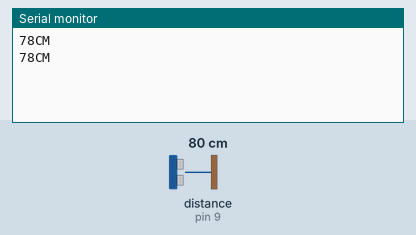
A sketch run on a simulated Arduino Uno, built with avr-gcc and run on an emulated ATmega328P. Parts: the last lines printed to the serial monitor. Wiring (inferred from the names in the program): ultrasonic range finder: trigger pin 7; echo pin 9. The inputs (shaded band) are chosen by the test bench; at power-on: distance to the obstacle (sensor on pin 9) 80 cm. The echo pulse lasts 58.3 µs per cm.

Above: at 1.8 s.
1.9 s: distance to the obstacle (sensor on pin 9) set to 2 cm
At 2.8 s:
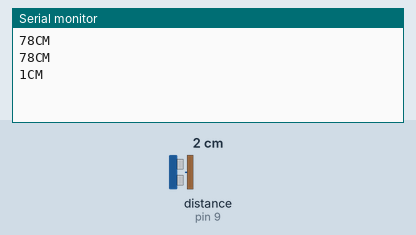
3.4 s: distance to the obstacle (sensor on pin 9) set to 4 cm
At 4.4 s:
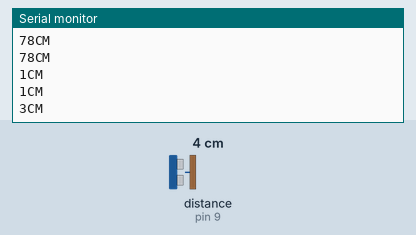
Timing chart, 0 to 6.4 s (numbered marks = the images above; inputs shaded):
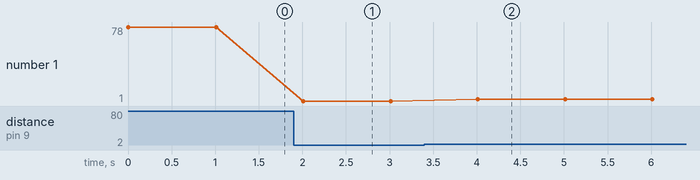

Measured:
- after the input at 1.9 s, the serial monitor: prints a new line after 0.11 s (image 1)
- after the input at 3.4 s, the serial monitor: prints a new line after 0.61 s (image 2)
- plotted number 1: 78 → 1 after the input at 1.9 s, 1 → 3 after the input at 3.4 s

The sketch:

ULTRASONIC_SENSOR.ino
```cpp
int trigPin = 7;int echoPin = 9;int led = 7;
void setup() {
   Serial.begin(9600);
   pinMode(led, OUTPUT);pinMode(trigPin, OUTPUT);pinMode(echoPin, INPUT);
}
void loop() {
  long duration, distance;
  digitalWrite(trigPin,HIGH);delayMicroseconds(2);
  digitalWrite(trigPin, LOW);
  duration=pulseIn(echoPin, HIGH);
  distance =(duration*0.034/2);
  Serial.print(distance);
  Serial.println("CM");delay(1000);
}
```
